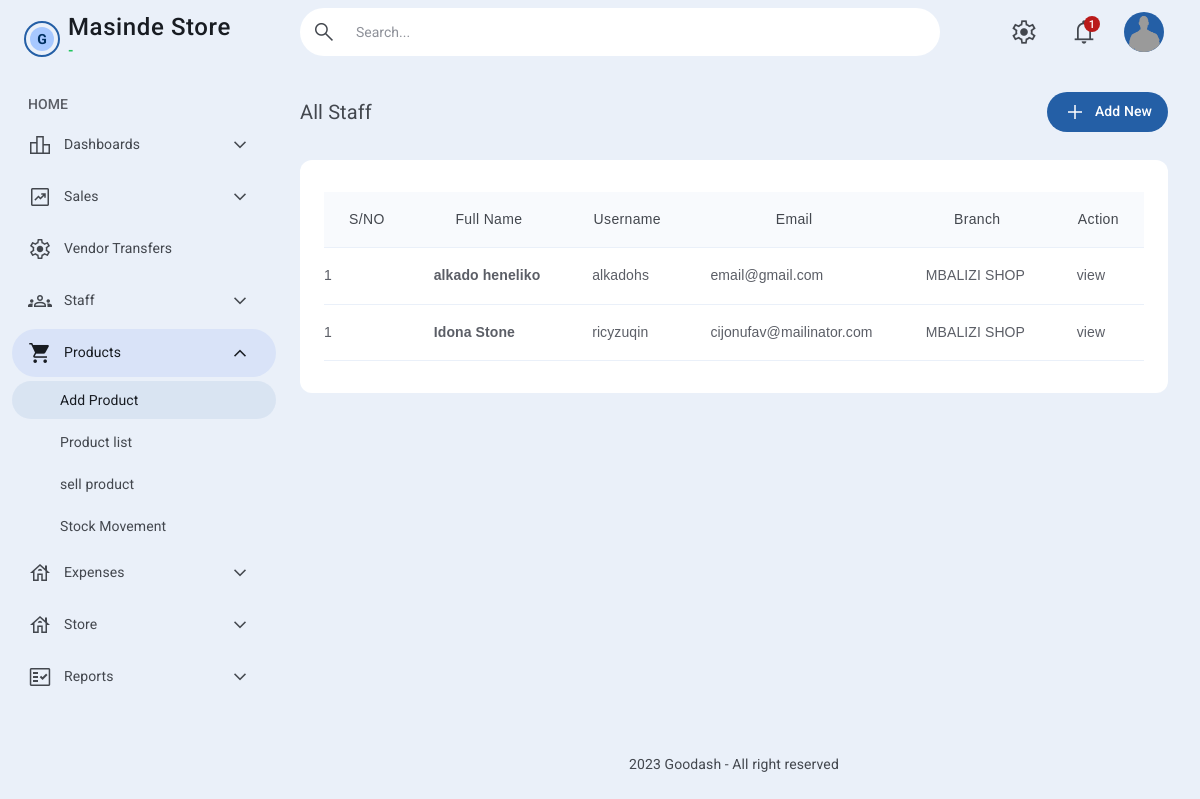
The page /index.php/user on the database as committed earlier.
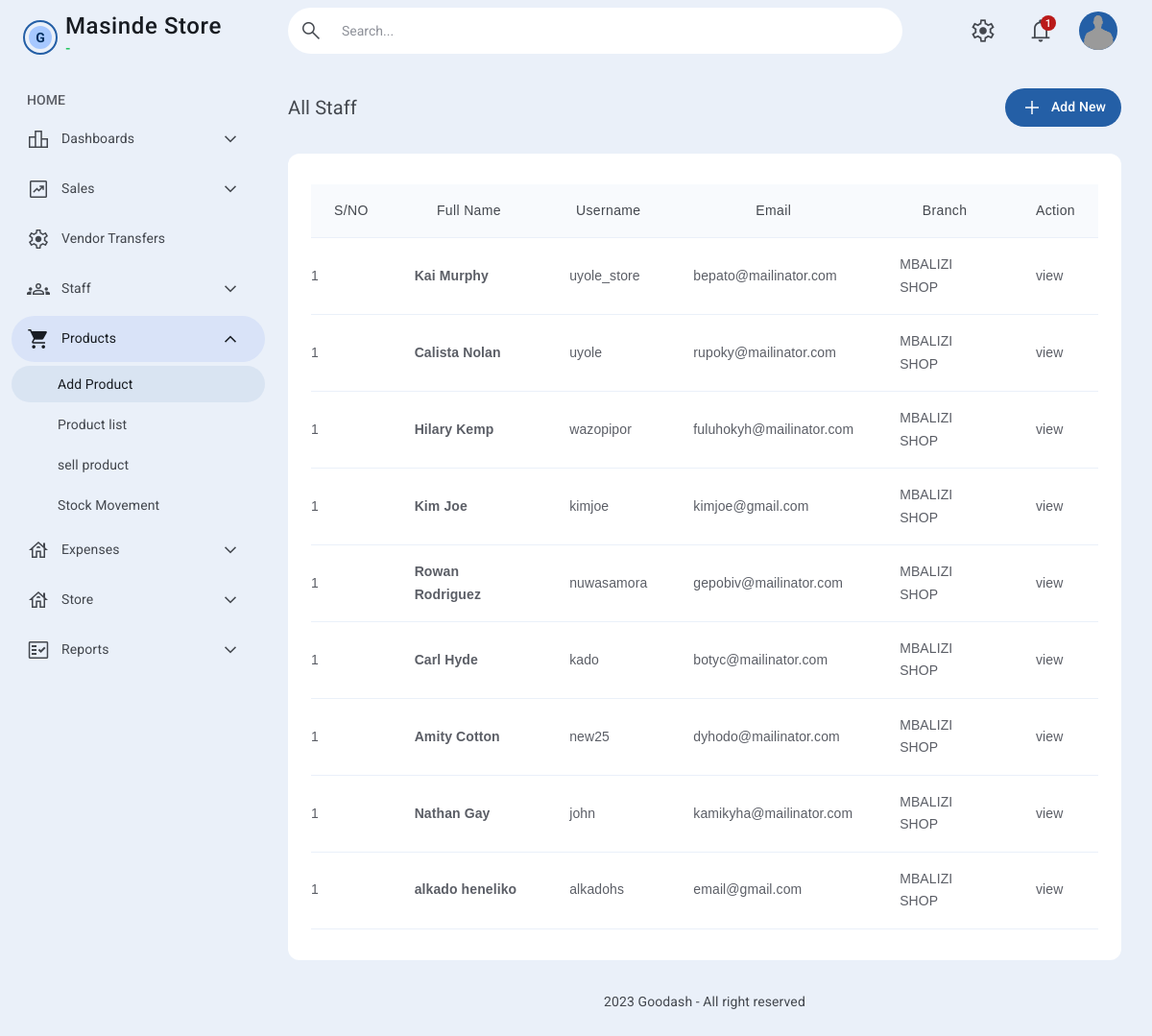
The same page on the database as committed later.
### tables this page shows
CREATE TABLE `user` (
  `id` int(11) NOT NULL,
  `first_name` varchar(255) NOT NULL,
  `last_name` varchar(255) NOT NULL,
  `username` varchar(100) NOT NULL,
  `email` varchar(100) NOT NULL,
  `salary` int(8) DEFAULT NULL,
  `branch_id` int(11) DEFAULT NULL,
  `position` varchar(50) NOT NULL,
  `is_staff` int(1) NOT NULL DEFAULT 1,
  `is_active` int(1) NOT NULL DEFAULT 0,
  `password` varchar(255) NOT NULL,
  `created_at` timestamp NOT NULL DEFAULT current_timestamp()
);

### application/controllers/User.php (called while the page is built, shortened)
<?php
class User extends CI_Controller
{
    public function __construct()
    {
        $this->load->model('UserModel');
        $this->load->model('BranchModel');
    }
    public function index()
    {
        $users = $this->UserModel->get_users();
        $this->load->view('users/all_users', ['users' => $users]);
    }
}

### index.php (called while the page is built, shortened)
<?php
require_once BASEPATH.'core/CodeIgniter.php';

### application/models/UserModel.php (called while the page is built, shortened)
<?php
class UserModel extends CI_Model
{
    public function get_users(): array
    {
        $users = $this->db->order_by('created_at', 'desc')->get('User')->result();
        return $users;
    }
}

### application/views/users/all_users.php (the view, shortened to what this page needs)
<!DOCTYPE html>
<html lang="en">
<head>
  <link rel="stylesheet" id="stylesheet" href="<?php echo base_url('assets/css/style.css')?>">
  <link rel="stylesheet" id="color" href="<?php echo base_url('assets/css/colors.css')?>">
</head>
<body id="body-layout" class="text-body-md relative font-sans font-normal text-gray-700 dark:text-gray-300 bg-surface-500 dark:bg-surfacedark-500 show">
  <?php include APPPATH.'/views/includes/header.php'?>
  <main class="lg:flex">
    <?php include APPPATH.'/views/includes/sidebar.php'?>
    <div class="main-content flex-grow min-h-[100%] py-20 relative px-4 lg:pr-8 lg:pl-3">
      <div class="flex flex-row justify-between items-center pt-2 pb-6">
        <h2 class="text-title-lg">All Staff</h2>
        <div class="flex flex-row gap-3 items-center">
          <a href="<?= site_url('user/create_index')?>" class="btn relative flex flex-row items-center justify-center gap-x-2 py-2 px-4 rounded-[6.25rem] hover:shadow-md text-sm tracking-[.00714em] font-medium bg-primary-600 text-white dark:bg-primary-200 dark:text-primary-800">
            <span class="material-symbols-outlined">add</span>
            Add New
         </a>
        </div>
      </div>
      <div class="grid grid-cols-1 sm:gap-4 md:gap-6">
        <div class="px-6 py-8 flex flex-col rounded-xl bg-white dark:bg-gray-900">
          <div class="relative overflow-auto scrollbars">
            <table class="table-sorter table-bordered-bottom table-hover">
              <thead>
                <tr>
                  <th data-sortable="false">S/NO</th>
                  <th data-sortable="false">Full Name</th>
                  <th data-sortable="false">Username</th>
                  <th data-sortable="false">Email</th>
                  <th data-sortable="false">Branch</th>
                  <th data-sortable="false">Action</th>
                </tr>
              </thead>
              <tbody>
                <?php $rowId = 1 ?>
                <?php foreach($users as $user):?>
                <tr class="[&.selected]:!bg-primary-100 dark:[&.selected]:!bg-primary-700">
                  <td class="!px-0">
                    <?= $user->id < 10 ? '0'.$rowId++ : $rowId ?>
                  </td>
                  <td>
                    <div class="flex items-center gap-3">
                      <div class="flex flex-col">
                        <h4 class="font-semibold"><?= $user->first_name." ".$user->last_name ?></h4>
                      </div>
                    </div>
                  </td>
                  <td>
                    <?= $user->username ?>
                  </td>
                  <td><a href="mailto:acme@example.com" target="_blank"><?= $user->email ?></a></td>
                  <td>MBALIZI SHOP</td>
                  <td>
                    <a href="<?= site_url('user/profile/'.$user->id)?>" class="hover:text-primary-600 dark:hover:text-primary-200">view</a>
                  </td>
                </tr>
                <?php endforeach?>
              </tbody>
            </table>
          </div>
        </div>
      </div>
    </div>
  </main>
<?php include APPPATH.'/views/includes/footer.php'?>

### application/views/includes/header.php (shortened to what this page needs)
<header data-type="navtop" class="nav-top [&.show]:translate-y-0 top-0 fixed h-16 px-4 lg:px-8 lg:pl-3 left-0 lg:left-72 right-0 flex flex-row items-center justify-between gap-3 z-50 transition-all duration-300 ease-in-out bg-surface-500 dark:bg-surfacedark-500">
  <div class="relative w-full hidden md:block">
    <div class="relative w-full">
      <button class="absolute left-1 top-1 hidden sm:inline-flex !items-center justify-center w-10 h-10 gap-x-2 p-2.5 rounded-[6.25rem] text-sm tracking-[.00714em] text-center font-medium hover:bg-primary-600/[0.08] focus:bg-primary-600/[0.08] dark:hover:bg-primary-200/[0.08] dark:focus:bg-primary-200/[0.08]">
        <span class="material-symbols-outlined !text-2xl">search</span>
      </button>
      <input type="search" placeholder="Search..." class="max-sm:absolute max-sm:inset-x-0 block w-40 sm:w-80 md:w-full pl-14 h-12 rounded-full bg-white dark:bg-gray-900 py-2 px-4 ring-0 focus:outline-none focus:shadow">
    </div>
  </div>
  <div class="flex flex-row items-center gap-3 ml-auto md:ml-12">
    <div class="relative hidden sm:inline-block">
      <button data-type="dialogs" data-target="#sheets_b" class="btn relative !inline-flex !items-center justify-center w-12 h-12 gap-x-2 p-2.5 rounded-[6.25rem] text-sm tracking-[.00714em] text-center font-medium hover:bg-primary-600/[0.08] focus:bg-primary-600/[0.08] dark:hover:bg-primary-200/[0.08] dark:focus:bg-primary-200/[0.08]">
        <span aria-label="Settings" data-microtip-position="bottom" role="tooltip" class="material-symbols-outlined !text-[28px] pointer-events-none">settings</span>
      </button>
    </div>
    <div class="relative">
      <button data-type="dropdown" data-target="#dropdown2" class="btn relative !inline-flex !items-center justify-center w-12 h-12 gap-x-2 p-2.5 rounded-[6.25rem] text-sm tracking-[.00714em] text-center font-medium hover:bg-primary-600/[0.08] focus:bg-primary-600/[0.08] dark:hover:bg-primary-200/[0.08] dark:focus:bg-primary-200/[0.08]">
        <span aria-label="Notification" data-microtip-position="bottom" role="tooltip" class="material-symbols-outlined !text-[28px] pointer-events-none ">notifications</span>
        <span class="pointer-events-none absolute top-2 right-2 w-4 h-4 flex items-center justify-center rounded-full text-[11px] leading-none tracking-[.045em] font-medium bg-error-600 dark:bg-error-200 text-white dark:text-error-800">1</span>
      </button>
    </div>
    <div class="relative">
      <button data-type="dropdown" data-target="#dropdown1" class="btn w-12 h-12 gap-x-2 py-2.5 flex items-center gap-2 justify-center rounded-full text-sm tracking-[0.15px]">
        <img src="<?php echo base_url('assets/img/avatar.png')?>" alt="ari budin" class="w-10 h-10 flex-none rounded-full bg-primary-600 dark:bg-primary-200">
      </button>
    </div>
  </div>
</header>

### application/views/includes/sidebar.php (shortened to what this page needs)
<aside id="sidebar" class="sidebar transition-all duration-500 ease-in-out fixed max-lg:z-[60] lg:shrink-0 lg:relative lg:w-72 h-screen max-lg:[&.show_.sidebar-bg]:opacity-60 dark:max-lg:[&.show_.sidebar-bg]:opacity-60 [&.show_.sidebar-bg]:inset-0 [&.show_.sidebar-content]:translate-x-0">
      <div id="sidebar-content" class="sidebar-content transition-all duration-300 ease-in-out fixed z-40 max-lg:-translate-x-full max-lg:bg-surface-500 dark:max-lg:bg-surfacedark-500 left-0 top-0 bottom-0 h-screen w-72 overflow-auto scrollbars">
        <a href="<?= site_url('welcome/dashboard') ?>" class="sidebar-logo pt-4 pb-2 pl-6 flex items-center w-full">
          <div class="w-9 h-9 rounded-full border-2 border-primary-600 flex items-center justify-center text-primary-800 font-bold text-lg">
            <span class="flex items-center justify-center w-6 h-6 rounded-full bg-primary-200">G</span>
          </div>
          <div class="flex-col items-center ml-2">
            <h4 class="text-2xl font-medium tracking-wide text-gray-900 dark:text-gray-100 compact-hide">Masinde Store</h4>
            <p class="text-green-500 font-bold">- <?= $branchName ?></p>
          </div>
        </a>
        <div class="w-full inline-flex flex-col px-3 pb-3">
          <div class="pt-6 pb-2 px-4 compact-hide">
            <p class="text-title-sm font-medium uppercase text-gray-600 dark:text-gray-400">Home</p>
          </div>
          <ul class="sidebar-menu flex flex-col">
            <li class="relative">
              <a href="javascript:void(0)" data-type="collapse" data-target="#dashboard1" class="flex flex-row items-center gap-3 py-3 pl-4 pr-6 mb-1 rounded-full hover-icon [&.active]:text-gray-900 dark:[&.active]:text-gray-100 [&.active]:bg-secondary-100 dark:[&.active]:bg-secondary-700 hover:bg-primary-600/[0.08] dark:hover:bg-primary-200/[0.08]">
                <span class="material-symbols-outlined">leaderboard</span>
                <span class="compact-title">Dashboards</span>
              </a>
            </li>
            <li class="relative">
              <a href="javascript:void(0)" data-type="collapse" data-target="#dashboard4" class="flex flex-row items-center gap-3 py-3 pl-4 pr-6 mb-1 rounded-full hover-icon [&.active]:text-gray-900 dark:[&.active]:text-gray-100 [&.active]:bg-secondary-100 dark:[&.active]:bg-secondary-700 hover:bg-primary-600/[0.08] dark:hover:bg-primary-200/[0.08]">
                <span class="material-symbols-outlined">chart_data</span>
                <span class="compact-title">Sales</span>
              </a>
            </li>
            <li class="relative">
              <a href="<?= site_url('vendors') ?>" class="flex flex-row items-center gap-3 py-3 pl-4 pr-6 mb-1 rounded-full hover-icon [&.active]:text-gray-900 dark:[&.active]:text-gray-100 [&.active]:bg-secondary-100 dark:[&.active]:bg-secondary-700 hover:bg-primary-600/[0.08] dark:hover:bg-primary-200/[0.08]">
                <span class="material-symbols-outlined">settings</span>
                <span class="compact-title">Vendor Transfers</span>
              </a>
            </li>
            <li class="relative">
              <a href="javascript:void(0)" data-type="collapse" data-target="#dashboard2" class="flex flex-row items-center gap-3 py-3 pl-4 pr-6 mb-1 rounded-full hover-icon [&.active]:text-gray-900 dark:[&.active]:text-gray-100 [&.active]:bg-secondary-100 dark:[&.active]:bg-secondary-700 hover:bg-primary-600/[0.08] dark:hover:bg-primary-200/[0.08]">
                <span class="material-symbols-outlined">groups</span>
                <span class="compact-title">Staff</span>
              </a>
            </li>
            <li class="relative">
              <a href="javascript:void(0)" data-type="collapse" data-target="#dashboard3" class="active flex flex-row items-center gap-3 py-3 pl-4 pr-6 mb-1 rounded-full hover-icon [&.active]:text-gray-900 dark:[&.active]:text-gray-100 [&.active]:bg-secondary-100 dark:[&.active]:bg-secondary-700 hover:bg-primary-600/[0.08] dark:hover:bg-primary-200/[0.08]">
                <span class="material-symbols-outlined">shopping_cart</span>
                <span class="compact-title">Products</span>
              </a>
              <ul id="dashboard3" data-type="collapsed" class="active sidebar-submenu [&.active]:block hidden">
                <li><a href="<?= site_url('product/create_index') ?>" class="active flex items-center py-3 pl-12 pr-6 mb-1 leading-none gap-2.5 rounded-full hover-icon [&.active]:text-gray-900 dark:[&.active]:text-gray-100 [&.active]:bg-primary-600/[0.08] dark:[&.active]:bg-primary-200/10 hover:bg-primary-600/[0.08] dark:hover:bg-primary-200/[0.08]">
                    Add Product
                  </a>
                </li>
                <li><a href="<?= site_url('product') ?>" class="flex items-center py-3 pl-12 pr-6 mb-1 leading-none gap-2.5 rounded-full hover-icon [&.active]:text-gray-900 dark:[&.active]:text-gray-100 [&.active]:bg-primary-600/[0.08] dark:[&.active]:bg-primary-200/10 hover:bg-primary-600/[0.08] dark:hover:bg-primary-200/[0.08]">
                    Product list
                  </a>
                </li>
                <li><a href="<?= site_url('product/sell') ?>" class="flex items-center py-3 pl-12 pr-6 mb-1 leading-none gap-2.5 rounded-full hover-icon [&.active]:text-gray-900 dark:[&.active]:text-gray-100 [&.active]:bg-primary-600/[0.08] dark:[&.active]:bg-primary-200/10 hover:bg-primary-600/[0.08] dark:hover:bg-primary-200/[0.08]">
                    sell product
                  </a>
                </li>
                <li><a href="orders.html" class="flex items-center py-3 pl-12 pr-6 mb-1 leading-none gap-2.5 rounded-full hover-icon [&.active]:text-gray-900 dark:[&.active]:text-gray-100 [&.active]:bg-primary-600/[0.08] dark:[&.active]:bg-primary-200/10 hover:bg-primary-600/[0.08] dark:hover:bg-primary-200/[0.08]">
                    Stock Movement
                  </a>
                </li>
              </ul>
            </li>
            <li class="relative">
              <a href="javascript:void(0)" data-type="collapse" data-target="#dashboard_smart" class="flex flex-row items-center gap-3 py-3 pl-4 pr-6 mb-1 rounded-full hover-icon [&.active]:text-gray-900 dark:[&.active]:text-gray-100 [&.active]:bg-secondary-100 dark:[&.active]:bg-secondary-700 hover:bg-primary-600/[0.08] dark:hover:bg-primary-200/[0.08]">
                <span class="material-symbols-outlined">house</span>
                <span class="compact-title">Expenses</span>
              </a>
            </li>
              <li class="relative">
                <a href="javascript:void(0)" data-type="collapse" data-target="#store" class="flex flex-row items-center gap-3 py-3 pl-4 pr-6 mb-1 rounded-full hover-icon [&.active]:text-gray-900 dark:[&.active]:text-gray-100 [&.active]:bg-secondary-100 dark:[&.active]:bg-secondary-700 hover:bg-primary-600/[0.08] dark:hover:bg-primary-200/[0.08]">
                  <span class="material-symbols-outlined">house</span>
                  <span class="compact-title">Store</span>
                </a>
              </li>
              <li class="relative">
              <a href="javascript:void(0)" data-type="collapse" data-target="#dashboard5" class="flex flex-row items-center gap-3 py-3 pl-4 pr-6 mb-1 rounded-full hover-icon [&.active]:text-gray-900 dark:[&.active]:text-gray-100 [&.active]:bg-secondary-100 dark:[&.active]:bg-secondary-700 hover:bg-primary-600/[0.08] dark:hover:bg-primary-200/[0.08]">
                <span class="material-symbols-outlined">fact_check</span>
                <span class="compact-title">Reports</span>
              </a>
            </li>
          </ul>
          </div>
        </div>
    </aside>

### application/views/includes/footer.php (shortened to what this page needs)
  <footer class="footer absolute px-4 lg:px-8 lg:pl-3 left-0 lg:left-72 bottom-0 right-0">
    <div class="text-center py-6">
      <p><script>document.write(new Date().getFullYear())</script> Goodash - All right reserved</p>
    </div>
  </footer>
</body>
</html>

Rows that differ between the two databases and show on the page:
removed user: first_name "Idona", last_name "Stone", username "ricyzuqin", email "cijonufav@mailinator.com"
added user: first_name "Kai", last_name "Murphy", username "uyole_store", email "bepato@mailinator.com"
added user: first_name "Calista", last_name "Nolan", username "uyole", email "rupoky@mailinator.com"
added user: first_name "Hilary", last_name "Kemp", username "wazopipor", email "fuluhokyh@mailinator.com"
added user: first_name "Kim", last_name "Joe", username "kimjoe", email "kimjoe@gmail.com"
added user: first_name "Rowan", last_name "Rodriguez", username "nuwasamora", email "gepobiv@mailinator.com"
added user: first_name "Carl", last_name "Hyde", username "kado", email "botyc@mailinator.com"
added user: first_name "Amity", last_name "Cotton", username "new25", email "dyhodo@mailinator.com"
added user: first_name "Nathan", last_name "Gay", username "john", email "kamikyha@mailinator.com"
